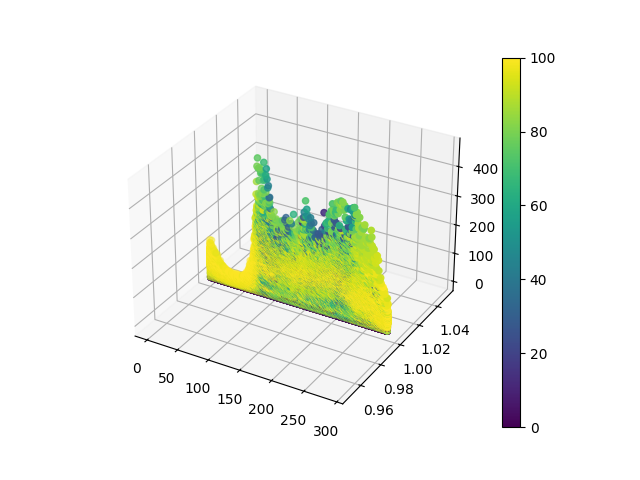

Here is the Python script that generated this plot:
#讀取/workspaces/cycu_ai2024/20240507/RESETLASTM05A.csv
#將資料畫成4維圖 X為時間 Y為地點1 Z為小客車交通量 
#第四維度將小客車車速用顏色表示 0為白色 1~20為紫色 21~40為紅色 41~60為橘色 61~80為黃色 81以上為綠色
#將圖片輸出成PNG檔案

import pandas as pd
import matplotlib.pyplot as plt
import numpy as np
import matplotlib.colors as mcolors

data = pd.read_csv('/workspaces/cycu_ai2024/20240507/RESETLASTM05A.csv')
fig = plt.figure()
ax = fig.add_subplot(111, projection='3d')
x = data['時間']
y = data['地點1']
z = data['小客車交通量']
c = data['小客車車速']
norm = mcolors.Normalize(vmin=0, vmax=100)
cmap = plt.cm.get_cmap('viridis')
sc = ax.scatter(x, y, z, c=c, cmap=cmap, norm=norm)
plt.colorbar(sc)
plt.savefig('/workspaces/cycu_ai2024/20240507/DRAW.png')

